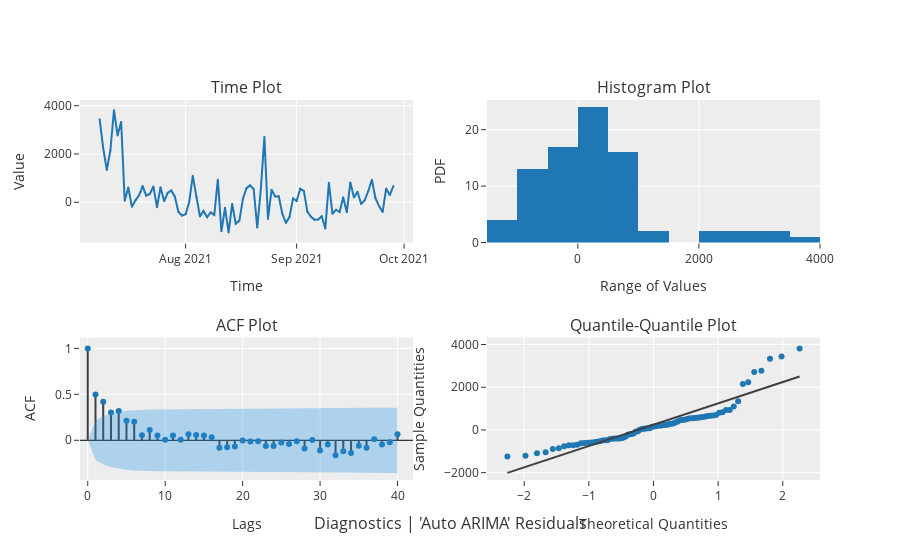

Notebook code cell kept with this figure:
### Code cell
# diagnostics plot
plot_model(best, plot = 'diagnostics')

### Figure 1 — Plotly figure (JSON) as saved in the notebook; plotly's stock layout.template omitted (floating-point values rounded to 4 significant figures)
{"data": [{"marker": {"color": "#1f77b4"}, "mode": "markers", "showlegend": false, "type": "scatter", "x": [-2.26, -1.981, -1.803, -1.668, -1.559, -1.465, -1.383, -1.309, -1.242, -1.18, -1.122, -1.068, -1.016, -0.9674, -0.9208, -0.8761, -0.8331, -0.7916, -0.7515, -0.7124, -0.6745, -0.6375, -0.6013, -0.5659, -0.5313, -0.4972, -0.4637, -0.4307, -0.3982, -0.3661, -0.3344, -0.303, -0.2719, -0.241, -0.2104, -0.18, -0.1498, -0.1196, -0.08964, -0.05972, -0.02985, 0, 0.02985, 0.05972, 0.08964, 0.1196, 0.1498, 0.18, 0.2104, 0.241, 0.2719, 0.303, 0.3344, 0.3661, 0.3982, 0.4307, 0.4637, 0.4972, 0.5313, 0.5659, 0.6013, 0.6375, 0.6745, 0.7124, 0.7515, 0.7916, 0.8331, 0.8761, 0.9208, 0.9674, 1.016, 1.068, 1.122, 1.18, 1.242, 1.309, 1.383, 1.465, 1.559, 1.668, 1.803, 1.981, 2.26], "xaxis": "x4", "y": [-1249.0, -1205.0, -1088.0, -1050.0, -887.3, -855.6, -768.2, -721.2, -711.3, -693.8, -622.6, -613.6, -604.4, -585.9, -581.9, -552.1, -524.7, -494.9, -478.1, -477.7, -421.8, -411.5, -403.4, -403.3, -400.0, -392.4, -358.5, -310.3, -229.7, -205.1, -189.6, -159.6, -75.24, -64.7, 4.113, 39.75, 53.61, 61.92, 79.19, 80.33, 143.1, 160.3, 171.7, 197.8, 202.1, 206.4, 231.2, 242.6, 244.1, 273.8, 288.1, 295.5, 346.1, 388.8, 438.4, 464.3, 473.4, 489.1, 518.7, 542.9, 552.2, 555.6, 569.0, 583.7, 609.3, 622.1, 653.1, 668.4, 670.6, 697.4, 808.8, 823.2, 933.8, 937.1, 1095.0, 1340.0, 2147.0, 2235.0, 2707.0, 2770.0, 3329.0, 3437.0, 3818.0], "yaxis": "y4"}, {"line": {"color": "#3f3f3f"}, "mode": "lines", "showlegend": false, "type": "scatter", "x": [-2.26, -1.981, -1.803, -1.668, -1.559, -1.465, -1.383, -1.309, -1.242, -1.18, -1.122, -1.068, -1.016, -0.9674, -0.9208, -0.8761, -0.8331, -0.7916, -0.7515, -0.7124, -0.6745, -0.6375, -0.6013, -0.5659, -0.5313, -0.4972, -0.4637, -0.4307, -0.3982, -0.3661, -0.3344, -0.303, -0.2719, -0.241, -0.2104, -0.18, -0.1498, -0.1196, -0.08964, -0.05972, -0.02985, 0, 0.02985, 0.05972, 0.08964, 0.1196, 0.1498, 0.18, 0.2104, 0.241, 0.2719, 0.303, 0.3344, 0.3661, 0.3982, 0.4307, 0.4637, 0.4972, 0.5313, 0.5659, 0.6013, 0.6375, 0.6745, 0.7124, 0.7515, 0.7916, 0.8331, 0.8761, 0.9208, 0.9674, 1.016, 1.068, 1.122, 1.18, 1.242, 1.309, 1.383, 1.465, 1.559, 1.668, 1.803, 1.981, 2.26], "xaxis": "x4", "y": [-2010.0, -1731.0, -1554.0, -1420.0, -1310.0, -1217.0, -1135.0, -1061.0, -993.8, -931.8, -874.0, -819.8, -768.6, -719.8, -673.3, -628.7, -585.8, -544.4, -504.2, -465.3, -427.4, -390.5, -354.4, -319.1, -284.4, -250.4, -217.0, -184.1, -151.6, -119.6, -87.89, -56.55, -25.5, 5.281, 35.84, 66.2, 96.4, 126.5, 156.4, 186.3, 216.1, 245.9, 275.7, 305.5, 335.4, 365.3, 395.4, 425.6, 456.0, 486.5, 517.3, 548.4, 579.7, 611.4, 643.4, 675.9, 708.8, 742.2, 776.2, 810.9, 846.2, 882.3, 919.2, 957.1, 996.0, 1036.0, 1078.0, 1121.0, 1165.0, 1212.0, 1260.0, 1312.0, 1366.0, 1424.0, 1486.0, 1553.0, 1626.0, 1709.0, 1802.0, 1911.0, 2046.0, 2223.0, 2502.0], "yaxis": "y4"}, {"alignmentgroup": "True", "bingroup": "x", "hovertemplate": "variable=0<br>value=%{x}<br>count=%{y}<extra></extra>", "legendgroup": "0", "marker": {"color": "#1f77b4", "pattern": {"shape": ""}}, "name": "0", "offsetgroup": "0", "orientation": "v", "showlegend": false, "type": "histogram", "x": [3437.0, 2235.0, 1340.0, 2147.0, 3818.0, 2770.0, 3329.0, 61.92, 609.3, -189.6, 79.19, 288.1, 668.4, 273.8, 346.1, 653.1, -205.1, 622.1, 39.75, 388.8, 489.1, 231.2, -400.0, -552.1, -494.9, 4.113, 1095.0, 202.1, -585.9, -358.5, -622.6, -421.8, -524.7, 937.1, -1205.0, -229.7, -1249.0, -64.7, -887.3, -768.2, 143.1, 583.7, 697.4, 552.2, -1050.0, 542.9, 2707.0, -693.8, 518.7, 242.6, 244.1, -477.7, -855.6, -613.6, 160.3, 53.61, 555.6, 473.4, -392.4, -604.4, -721.2, -711.3, -581.9, -1088.0, 808.8, -478.1, -310.3, -403.3, 206.4, -411.5, 823.2, 197.8, 438.4, -75.24, 80.33, 464.3, 933.8, 171.7, -159.6, -403.4, 569.0, 295.5, 670.6], "xaxis": "x2", "yaxis": "y2"}, {"line": {"color": "#3f3f3f"}, "mode": "lines", "name": "ACF", "showlegend": false, "type": "scatter", "x": [0, 0], "xaxis": "x3", "y": [0, 1], "yaxis": "y3"}, {"line": {"color": "#3f3f3f"}, "mode": "lines", "name": "ACF", "showlegend": false, "type": "scatter", "x": [1, 1], "xaxis": "x3", "y": [0, 0.4981], "yaxis": "y3"}, {"line": {"color": "#3f3f3f"}, "mode": "lines", "name": "ACF", "showlegend": false, "type": "scatter", "x": [2, 2], "xaxis": "x3", "y": [0, 0.42], "yaxis": "y3"}, {"line": {"color": "#3f3f3f"}, "mode": "lines", "name": "ACF", "showlegend": false, "type": "scatter", "x": [3, 3], "xaxis": "x3", "y": [0, 0.302], "yaxis": "y3"}, {"line": {"color": "#3f3f3f"}, "mode": "lines", "name": "ACF", "showlegend": false, "type": "scatter", "x": [4, 4], "xaxis": "x3", "y": [0, 0.3191], "yaxis": "y3"}, {"line": {"color": "#3f3f3f"}, "mode": "lines", "name": "ACF", "showlegend": false, "type": "scatter", "x": [5, 5], "xaxis": "x3", "y": [0, 0.2131], "yaxis": "y3"}, {"line": {"color": "#3f3f3f"}, "mode": "lines", "name": "ACF", "showlegend": false, "type": "scatter", "x": [6, 6], "xaxis": "x3", "y": [0, 0.2003], "yaxis": "y3"}, {"line": {"color": "#3f3f3f"}, "mode": "lines", "name": "ACF", "showlegend": false, "type": "scatter", "x": [7, 7], "xaxis": "x3", "y": [0, 0.05531], "yaxis": "y3"}, {"line": {"color": "#3f3f3f"}, "mode": "lines", "name": "ACF", "showlegend": false, "type": "scatter", "x": [8, 8], "xaxis": "x3", "y": [0, 0.1119], "yaxis": "y3"}, {"line": {"color": "#3f3f3f"}, "mode": "lines", "name": "ACF", "showlegend": false, "type": "scatter", "x": [9, 9], "xaxis": "x3", "y": [0, 0.05243], "yaxis": "y3"}, {"line": {"color": "#3f3f3f"}, "mode": "lines", "name": "ACF", "showlegend": false, "type": "scatter", "x": [10, 10], "xaxis": "x3", "y": [0, 0.005497], "yaxis": "y3"}, {"line": {"color": "#3f3f3f"}, "mode": "lines", "name": "ACF", "showlegend": false, "type": "scatter", "x": [11, 11], "xaxis": "x3", "y": [0, 0.0532], "yaxis": "y3"}, {"line": {"color": "#3f3f3f"}, "mode": "lines", "name": "ACF", "showlegend": false, "type": "scatter", "x": [12, 12], "xaxis": "x3", "y": [0, 0.005484], "yaxis": "y3"}, {"line": {"color": "#3f3f3f"}, "mode": "lines", "name": "ACF", "showlegend": false, "type": "scatter", "x": [13, 13], "xaxis": "x3", "y": [0, 0.06549], "yaxis": "y3"}, {"line": {"color": "#3f3f3f"}, "mode": "lines", "name": "ACF", "showlegend": false, "type": "scatter", "x": [14, 14], "xaxis": "x3", "y": [0, 0.05639], "yaxis": "y3"}, {"line": {"color": "#3f3f3f"}, "mode": "lines", "name": "ACF", "showlegend": false, "type": "scatter", "x": [15, 15], "xaxis": "x3", "y": [0, 0.05106], "yaxis": "y3"}, {"line": {"color": "#3f3f3f"}, "mode": "lines", "name": "ACF", "showlegend": false, "type": "scatter", "x": [16, 16], "xaxis": "x3", "y": [0, 0.0329], "yaxis": "y3"}, {"line": {"color": "#3f3f3f"}, "mode": "lines", "name": "ACF", "showlegend": false, "type": "scatter", "x": [17, 17], "xaxis": "x3", "y": [0, -0.0807], "yaxis": "y3"}, {"line": {"color": "#3f3f3f"}, "mode": "lines", "name": "ACF", "showlegend": false, "type": "scatter", "x": [18, 18], "xaxis": "x3", "y": [0, -0.07465], "yaxis": "y3"}, {"line": {"color": "#3f3f3f"}, "mode": "lines", "name": "ACF", "showlegend": false, "type": "scatter", "x": [19, 19], "xaxis": "x3", "y": [0, -0.06894], "yaxis": "y3"}, {"line": {"color": "#3f3f3f"}, "mode": "lines", "name": "ACF", "showlegend": false, "type": "scatter", "x": [20, 20], "xaxis": "x3", "y": [0, -0.001751], "yaxis": "y3"}, {"line": {"color": "#3f3f3f"}, "mode": "lines", "name": "ACF", "showlegend": false, "type": "scatter", "x": [21, 21], "xaxis": "x3", "y": [0, -0.01435], "yaxis": "y3"}, {"line": {"color": "#3f3f3f"}, "mode": "lines", "name": "ACF", "showlegend": false, "type": "scatter", "x": [22, 22], "xaxis": "x3", "y": [0, -0.0112], "yaxis": "y3"}, {"line": {"color": "#3f3f3f"}, "mode": "lines", "name": "ACF", "showlegend": false, "type": "scatter", "x": [23, 23], "xaxis": "x3", "y": [0, -0.06323], "yaxis": "y3"}, {"line": {"color": "#3f3f3f"}, "mode": "lines", "name": "ACF", "showlegend": false, "type": "scatter", "x": [24, 24], "xaxis": "x3", "y": [0, -0.06154], "yaxis": "y3"}, {"line": {"color": "#3f3f3f"}, "mode": "lines", "name": "ACF", "showlegend": false, "type": "scatter", "x": [25, 25], "xaxis": "x3", "y": [0, -0.02498], "yaxis": "y3"}, {"line": {"color": "#3f3f3f"}, "mode": "lines", "name": "ACF", "showlegend": false, "type": "scatter", "x": [26, 26], "xaxis": "x3", "y": [0, -0.03914], "yaxis": "y3"}, {"line": {"color": "#3f3f3f"}, "mode": "lines", "name": "ACF", "showlegend": false, "type": "scatter", "x": [27, 27], "xaxis": "x3", "y": [0, -0.01165], "yaxis": "y3"}, {"line": {"color": "#3f3f3f"}, "mode": "lines", "name": "ACF", "showlegend": false, "type": "scatter", "x": [28, 28], "xaxis": "x3", "y": [0, -0.08857], "yaxis": "y3"}, {"line": {"color": "#3f3f3f"}, "mode": "lines", "name": "ACF", "showlegend": false, "type": "scatter", "x": [29, 29], "xaxis": "x3", "y": [0, 0.001815], "yaxis": "y3"}, {"line": {"color": "#3f3f3f"}, "mode": "lines", "name": "ACF", "showlegend": false, "type": "scatter", "x": [30, 30], "xaxis": "x3", "y": [0, -0.1113], "yaxis": "y3"}, {"line": {"color": "#3f3f3f"}, "mode": "lines", "name": "ACF", "showlegend": false, "type": "scatter", "x": [31, 31], "xaxis": "x3", "y": [0, -0.04575], "yaxis": "y3"}, {"line": {"color": "#3f3f3f"}, "mode": "lines", "name": "ACF", "showlegend": false, "type": "scatter", "x": [32, 32], "xaxis": "x3", "y": [0, -0.1633], "yaxis": "y3"}, {"line": {"color": "#3f3f3f"}, "mode": "lines", "name": "ACF", "showlegend": false, "type": "scatter", "x": [33, 33], "xaxis": "x3", "y": [0, -0.1194], "yaxis": "y3"}, {"line": {"color": "#3f3f3f"}, "mode": "lines", "name": "ACF", "showlegend": false, "type": "scatter", "x": [34, 34], "xaxis": "x3", "y": [0, -0.1388], "yaxis": "y3"}, {"line": {"color": "#3f3f3f"}, "mode": "lines", "name": "ACF", "showlegend": false, "type": "scatter", "x": [35, 35], "xaxis": "x3", "y": [0, -0.05943], "yaxis": "y3"}, {"line": {"color": "#3f3f3f"}, "mode": "lines", "name": "ACF", "showlegend": false, "type": "scatter", "x": [36, 36], "xaxis": "x3", "y": [0, -0.08155], "yaxis": "y3"}, {"line": {"color": "#3f3f3f"}, "mode": "lines", "name": "ACF", "showlegend": false, "type": "scatter", "x": [37, 37], "xaxis": "x3", "y": [0, 0.01178], "yaxis": "y3"}, {"line": {"color": "#3f3f3f"}, "mode": "lines", "name": "ACF", "showlegend": false, "type": "scatter", "x": [38, 38], "xaxis": "x3", "y": [0, -0.04512], "yaxis": "y3"}, {"line": {"color": "#3f3f3f"}, "mode": "lines", "name": "ACF", "showlegend": false, "type": "scatter", "x": [39, 39], "xaxis": "x3", "y": [0, -0.02033], "yaxis": "y3"}, {"line": {"color": "#3f3f3f"}, "mode": "lines", "name": "ACF", "showlegend": false, "type": "scatter", "x": [40, 40], "xaxis": "x3", "y": [0, 0.06602], "yaxis": "y3"}, {"marker": {"color": "#1f77b4", "size": 6}, "mode": "markers", "showlegend": false, "type": "scatter", "x": [0, 1, 2, 3, 4, 5, 6, 7, 8, 9, 10, 11, 12, 13, 14, 15, 16, 17, 18, 19, 20, 21, 22, 23, 24, 25, 26, 27, 28, 29, 30, 31, 32, 33, 34, 35, 36, 37, 38, 39, 40], "xaxis": "x3", "y": [1, 0.4981, 0.42, 0.302, 0.3191, 0.2131, 0.2003, 0.05531, 0.1119, 0.05243, 0.005497, 0.0532, 0.005484, 0.06549, 0.05639, 0.05106, 0.0329, -0.0807, -0.07465, -0.06894, -0.001751, -0.01435, -0.0112, -0.06323, -0.06154, -0.02498, -0.03914, -0.01165, -0.08857, 0.001815, -0.1113, -0.04575, -0.1633, -0.1194, -0.1388, -0.05943, -0.08155, 0.01178, -0.04512, -0.02033, 0.06602], "yaxis": "y3"}, {"line": {"color": "rgba(255,255,255,0)"}, "mode": "lines", "name": "UC", "showlegend": false, "type": "scatter", "x": [0, 1, 2, 3, 4, 5, 6, 7, 8, 9, 10, 11, 12, 13, 14, 15, 16, 17, 18, 19, 20, 21, 22, 23, 24, 25, 26, 27, 28, 29, 30, 31, 32, 33, 34, 35, 36, 37, 38, 39, 40], "xaxis": "x3", "y": [0, 0.2151, 0.2631, 0.2925, 0.3066, 0.3216, 0.3281, 0.3337, 0.3341, 0.3359, 0.3362, 0.3362, 0.3366, 0.3366, 0.3372, 0.3377, 0.338, 0.3382, 0.3391, 0.3398, 0.3405, 0.3405, 0.3405, 0.3405, 0.3411, 0.3416, 0.3417, 0.3419, 0.3419, 0.3429, 0.3429, 0.3446, 0.3449, 0.3485, 0.3503, 0.3529, 0.3533, 0.3542, 0.3542, 0.3545, 0.3545], "yaxis": "y3"}, {"fill": "tonexty", "fillcolor": "rgba(32, 146, 230,0.3)", "line": {"color": "rgba(255,255,255,0)"}, "mode": "lines", "name": "LC", "showlegend": false, "type": "scatter", "x": [0, 1, 2, 3, 4, 5, 6, 7, 8, 9, 10, 11, 12, 13, 14, 15, 16, 17, 18, 19, 20, 21, 22, 23, 24, 25, 26, 27, 28, 29, 30, 31, 32, 33, 34, 35, 36, 37, 38, 39, 40], "xaxis": "x3", "y": [0, -0.2151, -0.2631, -0.2925, -0.3066, -0.3216, -0.3281, -0.3337, -0.3341, -0.3359, -0.3362, -0.3362, -0.3366, -0.3366, -0.3372, -0.3377, -0.338, -0.3382, -0.3391, -0.3398, -0.3405, -0.3405, -0.3405, -0.3405, -0.3411, -0.3416, -0.3417, -0.3419, -0.3419, -0.3429, -0.3429, -0.3446, -0.3449, -0.3485, -0.3503, -0.3529, -0.3533, -0.3542, -0.3542, -0.3545, -0.3545], "yaxis": "y3"}, {"marker": {"color": "#1f77b4", "size": 2}, "mode": "lines+markers", "name": "Time Plot", "type": "scatter", "x": ["2021-07-08T00:00:00", "2021-07-09T00:00:00", "2021-07-10T00:00:00", "2021-07-11T00:00:00", "2021-07-12T00:00:00", "2021-07-13T00:00:00", "2021-07-14T00:00:00", "2021-07-15T00:00:00", "2021-07-16T00:00:00", "2021-07-17T00:00:00", "2021-07-18T00:00:00", "2021-07-19T00:00:00", "2021-07-20T00:00:00", "2021-07-21T00:00:00", "2021-07-22T00:00:00", "2021-07-23T00:00:00", "2021-07-24T00:00:00", "2021-07-25T00:00:00", "2021-07-26T00:00:00", "2021-07-27T00:00:00", "2021-07-28T00:00:00", "2021-07-29T00:00:00", "2021-07-30T00:00:00", "2021-07-31T00:00:00", "2021-08-01T00:00:00", "2021-08-02T00:00:00", "2021-08-03T00:00:00", "2021-08-04T00:00:00", "2021-08-05T00:00:00", "2021-08-06T00:00:00", "2021-08-07T00:00:00", "2021-08-08T00:00:00", "2021-08-09T00:00:00", "2021-08-10T00:00:00", "2021-08-11T00:00:00", "2021-08-12T00:00:00", "2021-08-13T00:00:00", "2021-08-14T00:00:00", "2021-08-15T00:00:00", "2021-08-16T00:00:00", "2021-08-17T00:00:00", "2021-08-18T00:00:00", "2021-08-19T00:00:00", "2021-08-20T00:00:00", "2021-08-21T00:00:00", "2021-08-22T00:00:00", "2021-08-23T00:00:00", "2021-08-24T00:00:00", "2021-08-25T00:00:00", "2021-08-26T00:00:00", "2021-08-27T00:00:00", "2021-08-28T00:00:00", "2021-08-29T00:00:00", "2021-08-30T00:00:00", "2021-08-31T00:00:00", "2021-09-01T00:00:00", "2021-09-02T00:00:00", "2021-09-03T00:00:00", "2021-09-04T00:00:00", "2021-09-05T00:00:00", "2021-09-06T00:00:00", "2021-09-07T00:00:00", "2021-09-08T00:00:00", "2021-09-09T00:00:00", "2021-09-10T00:00:00", "2021-09-11T00:00:00", "2021-09-12T00:00:00", "2021-09-13T00:00:00", "2021-09-14T00:00:00", "2021-09-15T00:00:00", "2021-09-16T00:00:00", "2021-09-17T00:00:00", "2021-09-18T00:00:00", "2021-09-19T00:00:00", "2021-09-20T00:00:00", "2021-09-21T00:00:00", "2021-09-22T00:00:00", "2021-09-23T00:00:00", "2021-09-24T00:00:00", "2021-09-25T00:00:00", "2021-09-26T00:00:00", "2021-09-27T00:00:00", "2021-09-28T00:00:00"], "xaxis": "x", "y": [3437.0, 2235.0, 1340.0, 2147.0, 3818.0, 2770.0, 3329.0, 61.92, 609.3, -189.6, 79.19, 288.1, 668.4, 273.8, 346.1, 653.1, -205.1, 622.1, 39.75, 388.8, 489.1, 231.2, -400.0, -552.1, -494.9, 4.113, 1095.0, 202.1, -585.9, -358.5, -622.6, -421.8, -524.7, 937.1, -1205.0, -229.7, -1249.0, -64.7, -887.3, -768.2, 143.1, 583.7, 697.4, 552.2, -1050.0, 542.9, 2707.0, -693.8, 518.7, 242.6, 244.1, -477.7, -855.6, -613.6, 160.3, 53.61, 555.6, 473.4, -392.4, -604.4, -721.2, -711.3, -581.9, -1088.0, 808.8, -478.1, -310.3, -403.3, 206.4, -411.5, 823.2, 197.8, 438.4, -75.24, 80.33, 464.3, 933.8, 171.7, -159.6, -403.4, 569.0, 295.5, 670.6], "yaxis": "y"}], "layout": {"annotations": [{"font": {"size": 16}, "showarrow": false, "text": "Time Plot", "x": 0.225, "xanchor": "center", "xref": "paper", "y": 1, "yanchor": "bottom", "yref": "paper"}, {"font": {"size": 16}, "showarrow": false, "text": "Histogram Plot", "x": 0.775, "xanchor": "center", "xref": "paper", "y": 1, "yanchor": "bottom", "yref": "paper"}, {"font": {"size": 16}, "showarrow": false, "text": "ACF Plot", "x": 0.225, "xanchor": "center", "xref": "paper", "y": 0.375, "yanchor": "bottom", "yref": "paper"}, {"font": {"size": 16}, "showarrow": false, "text": "Quantile-Quantile Plot", "x": 0.775, "xanchor": "center", "xref": "paper", "y": 0.375, "yanchor": "bottom", "yref": "paper"}, {"font": {"size": 16}, "showarrow": false, "text": "Diagnostics | 'Auto ARIMA' Residuals", "x": 0.5, "xanchor": "center", "xref": "paper", "y": 0, "yanchor": "top", "yref": "paper", "yshift": -30}], "showlegend": false, "xaxis": {"anchor": "y", "domain": [0, 0.45], "title": {"text": "Time"}}, "xaxis2": {"anchor": "y2", "domain": [0.55, 1], "title": {"text": "Range of Values"}}, "xaxis3": {"anchor": "y3", "domain": [0, 0.45], "range": [-1, 42], "title": {"text": "Lags"}}, "xaxis4": {"anchor": "y4", "domain": [0.55, 1], "title": {"text": "Theoretical Quantities"}}, "yaxis": {"anchor": "x", "domain": [0.625, 1], "title": {"text": "Value"}}, "yaxis2": {"anchor": "x2", "domain": [0.625, 1], "title": {"text": "PDF"}}, "yaxis3": {"anchor": "x3", "domain": [0, 0.375], "title": {"text": "ACF"}, "zerolinecolor": "#000000"}, "yaxis4": {"anchor": "x4", "domain": [0, 0.375], "title": {"text": "Sample Quantities"}}}}
